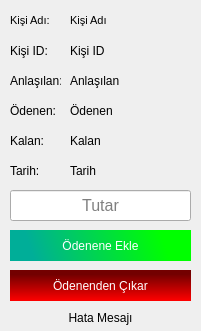
<?xml version="1.0" encoding="UTF-8"?>
<ui version="4.0">
 <class>widget</class>
 <widget class="QWidget" name="widget">
  <property name="geometry">
   <rect>
    <x>0</x>
    <y>0</y>
    <width>201</width>
    <height>331</height>
   </rect>
  </property>
  <property name="windowTitle">
   <string>Ödeme</string>
  </property>
  <property name="windowIcon">
   <iconset>
    <normaloff>../assets/mba_logo.ico</normaloff>../assets/mba_logo.ico</iconset>
  </property>
  <widget class="QLineEdit" name="lne_tutar">
   <property name="geometry">
    <rect>
     <x>10</x>
     <y>190</y>
     <width>181</width>
     <height>31</height>
    </rect>
   </property>
   <property name="font">
    <font>
     <pointsize>12</pointsize>
    </font>
   </property>
   <property name="text">
    <string/>
   </property>
   <property name="alignment">
    <set>Qt::AlignCenter</set>
   </property>
   <property name="placeholderText">
    <string>Tutar</string>
   </property>
  </widget>
  <widget class="QPushButton" name="btn_ekle">
   <property name="geometry">
    <rect>
     <x>10</x>
     <y>230</y>
     <width>181</width>
     <height>31</height>
    </rect>
   </property>
   <property name="styleSheet">
    <string notr="true">background-color: qlineargradient(spread:pad, x1:1, y1:0.58, x2:0, y2:0.6365, stop:0.136364 rgba(0, 255, 0, 255), stop:0.886364 rgba(0, 174, 152, 255));
color: rgb(255, 255, 255);
border:none;</string>
   </property>
   <property name="text">
    <string>Ödenene Ekle</string>
   </property>
  </widget>
  <widget class="QLabel" name="i_ad">
   <property name="geometry">
    <rect>
     <x>10</x>
     <y>10</y>
     <width>51</width>
     <height>21</height>
    </rect>
   </property>
   <property name="font">
    <font>
     <pointsize>8</pointsize>
    </font>
   </property>
   <property name="text">
    <string>Kişi Adı:</string>
   </property>
  </widget>
  <widget class="QLabel" name="i_id">
   <property name="geometry">
    <rect>
     <x>10</x>
     <y>40</y>
     <width>51</width>
     <height>21</height>
    </rect>
   </property>
   <property name="text">
    <string>Kişi ID:</string>
   </property>
  </widget>
  <widget class="QLabel" name="i_anlasilan">
   <property name="geometry">
    <rect>
     <x>10</x>
     <y>70</y>
     <width>51</width>
     <height>21</height>
    </rect>
   </property>
   <property name="text">
    <string>Anlaşılan:</string>
   </property>
  </widget>
  <widget class="QPushButton" name="btn_cikar">
   <property name="geometry">
    <rect>
     <x>10</x>
     <y>270</y>
     <width>181</width>
     <height>31</height>
    </rect>
   </property>
   <property name="styleSheet">
    <string notr="true">background-color: qlineargradient(spread:pad, x1:0.461, y1:0.142045, x2:0.471, y2:1, stop:0 rgba(115, 0, 0, 255), stop:1 rgba(255, 0, 0, 255));
color: rgb(255, 255, 255);
border:none;</string>
   </property>
   <property name="text">
    <string>Ödenenden Çıkar</string>
   </property>
  </widget>
  <widget class="QLabel" name="i_odenen">
   <property name="geometry">
    <rect>
     <x>10</x>
     <y>100</y>
     <width>51</width>
     <height>21</height>
    </rect>
   </property>
   <property name="text">
    <string>Ödenen:</string>
   </property>
  </widget>
  <widget class="QLabel" name="txt_ad">
   <property name="geometry">
    <rect>
     <x>70</x>
     <y>10</y>
     <width>121</width>
     <height>21</height>
    </rect>
   </property>
   <property name="font">
    <font>
     <pointsize>8</pointsize>
    </font>
   </property>
   <property name="text">
    <string>Kişi Adı</string>
   </property>
  </widget>
  <widget class="QLabel" name="txt_id">
   <property name="geometry">
    <rect>
     <x>70</x>
     <y>40</y>
     <width>121</width>
     <height>21</height>
    </rect>
   </property>
   <property name="text">
    <string>Kişi ID</string>
   </property>
  </widget>
  <widget class="QLabel" name="txt_anlasilan">
   <property name="geometry">
    <rect>
     <x>70</x>
     <y>70</y>
     <width>121</width>
     <height>21</height>
    </rect>
   </property>
   <property name="text">
    <string>Anlaşılan</string>
   </property>
  </widget>
  <widget class="QLabel" name="txt_odenen">
   <property name="geometry">
    <rect>
     <x>70</x>
     <y>100</y>
     <width>121</width>
     <height>21</height>
    </rect>
   </property>
   <property name="text">
    <string>Ödenen</string>
   </property>
  </widget>
  <widget class="QLabel" name="txt_hatamesaj">
   <property name="geometry">
    <rect>
     <x>10</x>
     <y>310</y>
     <width>181</width>
     <height>16</height>
    </rect>
   </property>
   <property name="text">
    <string>Hata Mesajı</string>
   </property>
   <property name="alignment">
    <set>Qt::AlignCenter</set>
   </property>
  </widget>
  <widget class="QLabel" name="txt_gereken">
   <property name="geometry">
    <rect>
     <x>70</x>
     <y>130</y>
     <width>121</width>
     <height>21</height>
    </rect>
   </property>
   <property name="text">
    <string>Kalan</string>
   </property>
  </widget>
  <widget class="QLabel" name="i_gereken">
   <property name="geometry">
    <rect>
     <x>10</x>
     <y>130</y>
     <width>51</width>
     <height>21</height>
    </rect>
   </property>
   <property name="text">
    <string>Kalan:</string>
   </property>
  </widget>
  <widget class="QLabel" name="txt_tarih">
   <property name="geometry">
    <rect>
     <x>70</x>
     <y>160</y>
     <width>121</width>
     <height>21</height>
    </rect>
   </property>
   <property name="text">
    <string>Tarih</string>
   </property>
  </widget>
  <widget class="QLabel" name="i_tarih">
   <property name="geometry">
    <rect>
     <x>10</x>
     <y>160</y>
     <width>51</width>
     <height>21</height>
    </rect>
   </property>
   <property name="text">
    <string>Tarih:</string>
   </property>
  </widget>
 </widget>
 <resources/>
 <connections/>
</ui>
